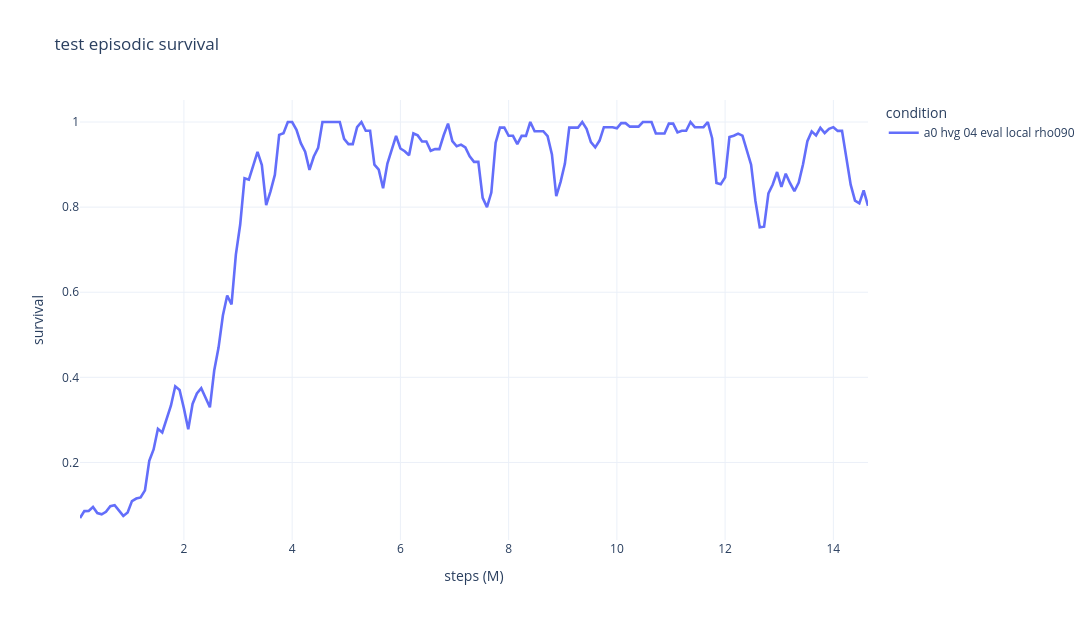
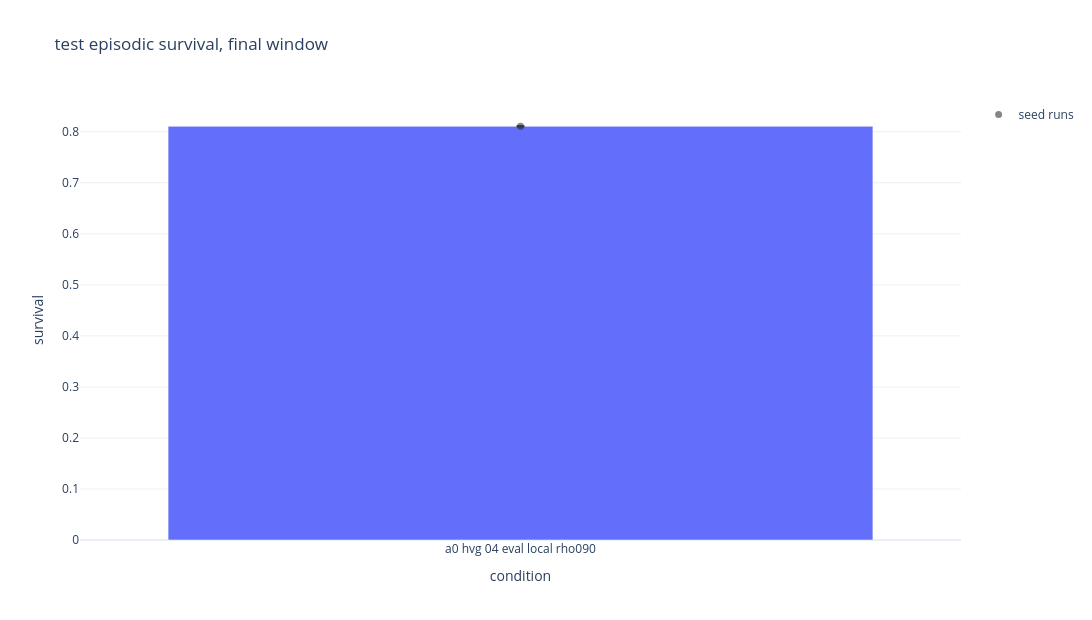
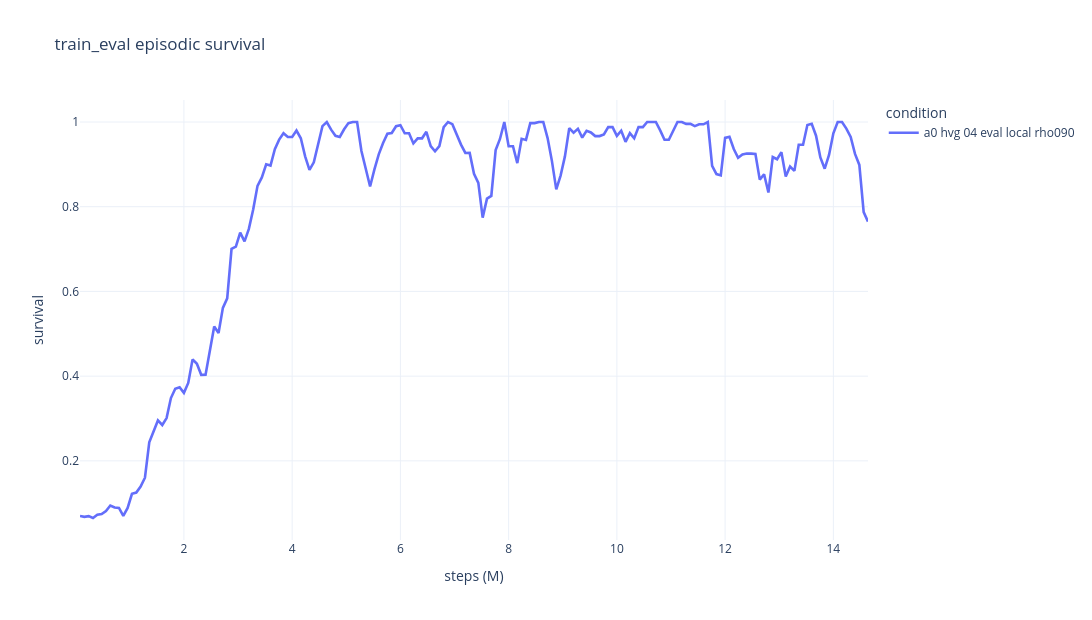
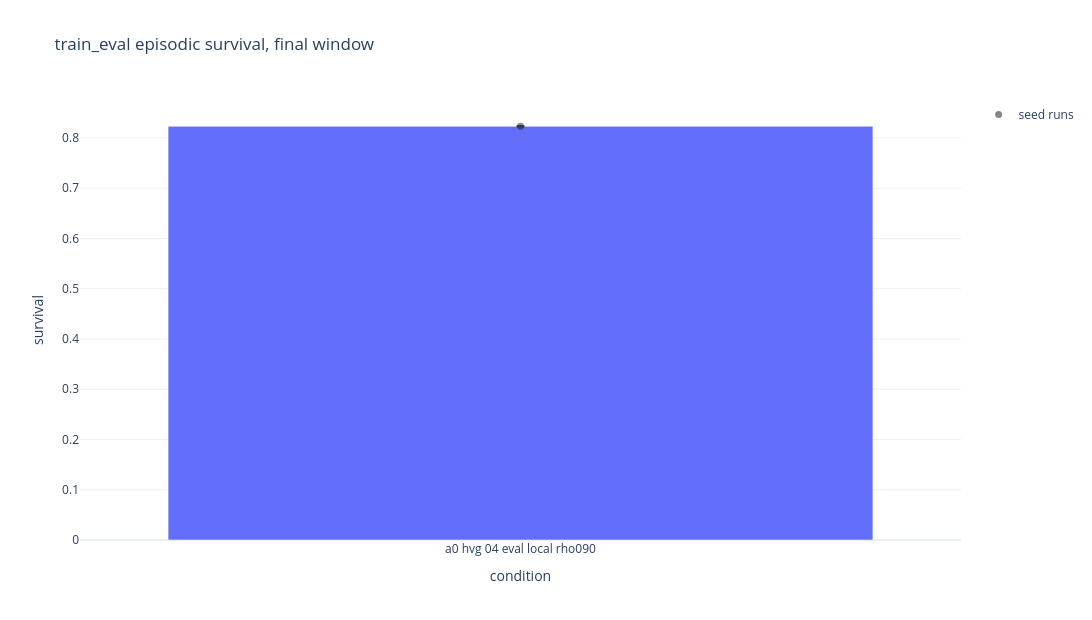

These figures' notebook cell, in order:
### Markdown cell above
## Survival Curves

### Code cell
survival_finals = []
for split in ["test", "train_eval", "train"]:
    curve = cd.survival_curve(history_df, split=split, smooth=SMOOTH) if not history_df.empty else pd.DataFrame()
    final = _plot_and_final(
        curve,
        title=f"{split} episodic survival",
        y_title="survival",
        save_name=f"{split}_survival",
    )
    if not final.empty:
        final["split"] = split
        survival_finals.append(final)

survival_final_df = pd.concat(survival_finals, ignore_index=True, sort=False) if survival_finals else pd.DataFrame()
_show(
    survival_final_df,
    columns=["split", "run_name", "condition", "seed", "final_value", "final_step_millions", "n_logged_points"],
    sort=["split", "condition_order", "seed"],
)

### Figure 1 — Plotly figure (JSON) as saved in the notebook; plotly's stock layout.template omitted (floating-point values rounded to 4 significant figures; data arrays with more than 128 entries replaced by an {"elided": "..."} marker saying what was removed)
{"data": [{"customdata": [[0, 1, [0], "unknown", "unknown"], [0, 1, [0], "unknown", "unknown"], [0, 1, [0], "unknown", "unknown"], [0, 1, [0], "unknown", "unknown"], [0, 1, [0], "unknown", "unknown"], [0, 1, [0], "unknown", "unknown"], [0, 1, [0], "unknown", "unknown"], [0, 1, [0], "unknown", "unknown"], [0, 1, [0], "unknown", "unknown"], [0, 1, [0], "unknown", "unknown"], [0, 1, [0], "unknown", "unknown"], [0, 1, [0], "unknown", "unknown"], [0, 1, [0], "unknown", "unknown"], [0, 1, [0], "unknown", "unknown"], [0, 1, [0], "unknown", "unknown"], [0, 1, [0], "unknown", "unknown"], [0, 1, [0], "unknown", "unknown"], [0, 1, [0], "unknown", "unknown"], [0, 1, [0], "unknown", "unknown"], [0, 1, [0], "unknown", "unknown"], [0, 1, [0], "unknown", "unknown"], [0, 1, [0], "unknown", "unknown"], [0, 1, [0], "unknown", "unknown"], [0, 1, [0], "unknown", "unknown"], [0, 1, [0], "unknown", "unknown"], [0, 1, [0], "unknown", "unknown"], [0, 1, [0], "unknown", "unknown"], [0, 1, [0], "unknown", "unknown"], [0, 1, [0], "unknown", "unknown"], [0, 1, [0], "unknown", "unknown"], [0, 1, [0], "unknown", "unknown"], [0, 1, [0], "unknown", "unknown"], [0, 1, [0], "unknown", "unknown"], [0, 1, [0], "unknown", "unknown"], [0, 1, [0], "unknown", "unknown"], [0, 1, [0], "unknown", "unknown"], [0, 1, [0], "unknown", "unknown"], [0, 1, [0], "unknown", "unknown"], [0, 1, [0], "unknown", "unknown"], [0, 1, [0], "unknown", "unknown"], [0, 1, [0], "unknown", "unknown"], [0, 1, [0], "unknown", "unknown"], [0, 1, [0], "unknown", "unknown"], [0, 1, [0], "unknown", "unknown"], [0, 1, [0], "unknown", "unknown"], [0, 1, [0], "unknown", "unknown"], [0, 1, [0], "unknown", "unknown"], [0, 1, [0], "unknown", "unknown"], [0, 1, [0], "unknown", "unknown"], [0, 1, [0], "unknown", "unknown"], [0, 1, [0], "unknown", "unknown"], [0, 1, [0], "unknown", "unknown"], [0, 1, [0], "unknown", "unknown"], [0, 1, [0], "unknown", "unknown"], [0, 1, [0], "unknown", "unknown"], [0, 1, [0], "unknown", "unknown"], [0, 1, [0], "unknown", "unknown"], [0, 1, [0], "unknown", "unknown"], [0, 1, [0], "unknown", "unknown"], [0, 1, [0], "unknown", "unknown"], [0, 1, [0], "unknown", "unknown"], [0, 1, [0], "unknown", "unknown"], [0, 1, [0], "unknown", "unknown"], [0, 1, [0], "unknown", "unknown"], [0, 1, [0], "unknown", "unknown"], [0, 1, [0], "unknown", "unknown"], [0, 1, [0], "unknown", "unknown"], [0, 1, [0], "unknown", "unknown"], [0, 1, [0], "unknown", "unknown"], [0, 1, [0], "unknown", "unknown"], [0, 1, [0], "unknown", "unknown"], [0, 1, [0], "unknown", "unknown"], [0, 1, [0], "unknown", "unknown"], [0, 1, [0], "unknown", "unknown"], [0, 1, [0], "unknown", "unknown"], [0, 1, [0], "unknown", "unknown"], [0, 1, [0], "unknown", "unknown"], [0, 1, [0], "unknown", "unknown"], [0, 1, [0], "unknown", "unknown"], [0, 1, [0], "unknown", "unknown"], [0, 1, [0], "unknown", "unknown"], [0, 1, [0], "unknown", "unknown"], [0, 1, [0], "unknown", "unknown"], [0, 1, [0], "unknown", "unknown"], [0, 1, [0], "unknown", "unknown"], [0, 1, [0], "unknown", "unknown"], [0, 1, [0], "unknown", "unknown"], [0, 1, [0], "unknown", "unknown"], [0, 1, [0], "unknown", "unknown"], [0, 1, [0], "unknown", "unknown"], [0, 1, [0], "unknown", "unknown"], [0, 1, [0], "unknown", "unknown"], [0, 1, [0], "unknown", "unknown"], [0, 1, [0], "unknown", "unknown"], [0, 1, [0], "unknown", "unknown"], [0, 1, [0], "unknown", "unknown"], [0, 1, [0], "unknown", "unknown"], [0, 1, [0], "unknown", "unknown"], [0, 1, [0], "unknown", "unknown"], [0, 1, [0], "unknown", "unknown"], [0, 1, [0], "unknown", "unknown"], [0, 1, [0], "unknown", "unknown"], [0, 1, [0], "unknown", "unknown"], [0, 1, [0], "unknown", "unknown"], [0, 1, [0], "unknown", "unknown"], [0, 1, [0], "unknown", "unknown"], [0, 1, [0], "unknown", "unknown"], [0, 1, [0], "unknown", "unknown"], [0, 1, [0], "unknown", "unknown"], [0, 1, [0], "unknown", "unknown"], [0, 1, [0], "unknown", "unknown"], [0, 1, [0], "unknown", "unknown"], [0, 1, [0], "unknown", "unknown"], [0, 1, [0], "unknown", "unknown"], [0, 1, [0], "unknown", "unknown"], [0, 1, [0], "unknown", "unknown"], [0, 1, [0], "unknown", "unknown"], [0, 1, [0], "unknown", "unknown"], [0, 1, [0], "unknown", "unknown"], [0, 1, [0], "unknown", "unknown"], [0, 1, [0], "unknown", "unknown"], [0, 1, [0], "unknown", "unknown"], [0, 1, [0], "unknown", "unknown"], [0, 1, [0], "unknown", "unknown"], [0, 1, [0], "unknown", "unknown"], [0, 1, [0], "unknown", "unknown"], [0, 1, [0], "unknown", "unknown"], [0, 1, [0], "unknown", "unknown"], [0, 1, [0], "unknown", "unknown"], [0, 1, [0], "unknown", "unknown"], [0, 1, [0], "unknown", "unknown"], [0, 1, [0], "unknown", "unknown"], [0, 1, [0], "unknown", "unknown"], [0, 1, [0], "unknown", "unknown"], [0, 1, [0], "unknown", "unknown"], [0, 1, [0], "unknown", "unknown"], [0, 1, [0], "unknown", "unknown"], [0, 1, [0], "unknown", "unknown"], [0, 1, [0], "unknown", "unknown"], [0, 1, [0], "unknown", "unknown"], [0, 1, [0], "unknown", "unknown"], [0, 1, [0], "unknown", "unknown"], [0, 1, [0], "unknown", "unknown"], [0, 1, [0], "unknown", "unknown"], [0, 1, [0], "unknown", "unknown"], [0, 1, [0], "unknown", "unknown"], [0, 1, [0], "unknown", "unknown"], [0, 1, [0], "unknown", "unknown"], [0, 1, [0], "unknown", "unknown"], [0, 1, [0], "unknown", "unknown"], [0, 1, [0], "unknown", "unknown"], [0, 1, [0], "unknown", "unknown"], [0, 1, [0], "unknown", "unknown"], [0, 1, [0], "unknown", "unknown"], [0, 1, [0], "unknown", "unknown"], [0, 1, [0], "unknown", "unknown"], [0, 1, [0], "unknown", "unknown"], [0, 1, [0], "unknown", "unknown"], [0, 1, [0], "unknown", "unknown"], [0, 1, [0], "unknown", "unknown"], [0, 1, [0], "unknown", "unknown"], [0, 1, [0], "unknown", "unknown"], [0, 1, [0], "unknown", "unknown"], [0, 1, [0], "unknown", "unknown"], [0, 1, [0], "unknown", "unknown"], [0, 1, [0], "unknown", "unknown"], [0, 1, [0], "unknown", "unknown"], [0, 1, [0], "unknown", "unknown"], [0, 1, [0], "unknown", "unknown"], [0, 1, [0], "unknown", "unknown"], [0, 1, [0], "unknown", "unknown"], [0, 1, [0], "unknown", "unknown"], [0, 1, [0], "unknown", "unknown"], [0, 1, [0], "unknown", "unknown"], [0, 1, [0], "unknown", "unknown"], [0, 1, [0], "unknown", "unknown"], [0, 1, [0], "unknown", "unknown"], [0, 1, [0], "unknown", "unknown"], [0, 1, [0], "unknown", "unknown"], [0, 1, [0], "unknown", "unknown"], [0, 1, [0], "unknown", "unknown"], [0, 1, [0], "unknown", "unknown"], [0, 1, [0], "unknown", "unknown"]], "hovertemplate": "condition=a0 hvg 04 eval local rho090<br>steps (M)=%{x}<br>survival=%{y}<br>std=%{customdata[0]}<br>n_seeds=%{customdata[1]}<br>seeds=%{customdata[2]}<br>design=%{customdata[3]}<br>mechanism=%{customdata[4]}<extra></extra>", "legendgroup": "a0 hvg 04 eval local rho090", "line": {"color": "#636efa", "dash": "solid", "width": 2.6}, "marker": {"symbol": "circle"}, "mode": "lines", "name": "a0 hvg 04 eval local rho090", "orientation": "v", "showlegend": true, "type": "scatter", "x": {"elided": "183 float values"}, "xaxis": "x", "y": {"elided": "183 float values"}, "yaxis": "y"}], "layout": {"height": 620, "hovermode": "x unified", "legend": {"title": {"text": "condition"}, "tracegroupgap": 0}, "title": {"text": "test episodic survival"}, "width": 1450, "xaxis": {"anchor": "y", "domain": [0, 1], "title": {"text": "steps (M)"}}, "yaxis": {"anchor": "x", "domain": [0, 1], "title": {"text": "survival"}}}}

### Figure 2 — Plotly figure (JSON) as saved in the notebook; plotly's stock layout.template omitted (floating-point values rounded to 4 significant figures)
{"data": [{"alignmentgroup": "True", "customdata": [[0, 0.8106, 0.8106, 1, [0], ["a0_hvg_04_eval_local_rho090_s0"]]], "error_y": {"array": [0.0]}, "hovertemplate": "condition=%{x}<br>survival=%{y}<br>std=%{customdata[0]}<br>min=%{customdata[1]}<br>max=%{customdata[2]}<br>n_seeds=%{customdata[3]}<br>seeds=%{customdata[4]}<br>runs=%{customdata[5]}<extra></extra>", "legendgroup": "", "marker": {"color": "#636efa", "pattern": {"shape": ""}}, "name": "", "offsetgroup": "", "orientation": "v", "showlegend": false, "textposition": "auto", "type": "bar", "x": ["a0 hvg 04 eval local rho090"], "xaxis": "x", "y": [0.8106], "yaxis": "y"}, {"customdata": [["a0_hvg_04_eval_local_rho090_s0", "0.0"]], "hovertemplate": "run=%{customdata[0]}<br>seed=%{customdata[1]}<br>value=%{y:.4f}<extra></extra>", "marker": {"color": "rgba(35,35,35,0.55)", "size": 7}, "mode": "markers", "name": "seed runs", "showlegend": true, "type": "scatter", "x": ["a0 hvg 04 eval local rho090"], "y": [0.8106]}], "layout": {"barmode": "group", "height": 620, "legend": {"tracegroupgap": 0}, "title": {"text": "test episodic survival, final window"}, "width": 1450, "xaxis": {"anchor": "y", "categoryarray": ["a0 hvg 04 eval local rho090"], "categoryorder": "array", "domain": [0, 1], "title": {"text": "condition"}}, "yaxis": {"anchor": "x", "domain": [0, 1], "title": {"text": "survival"}}}}

### Figure 3 — Plotly figure (JSON) as saved in the notebook; plotly's stock layout.template omitted (floating-point values rounded to 4 significant figures; data arrays with more than 128 entries replaced by an {"elided": "..."} marker saying what was removed)
{"data": [{"customdata": [[0, 1, [0], "unknown", "unknown"], [0, 1, [0], "unknown", "unknown"], [0, 1, [0], "unknown", "unknown"], [0, 1, [0], "unknown", "unknown"], [0, 1, [0], "unknown", "unknown"], [0, 1, [0], "unknown", "unknown"], [0, 1, [0], "unknown", "unknown"], [0, 1, [0], "unknown", "unknown"], [0, 1, [0], "unknown", "unknown"], [0, 1, [0], "unknown", "unknown"], [0, 1, [0], "unknown", "unknown"], [0, 1, [0], "unknown", "unknown"], [0, 1, [0], "unknown", "unknown"], [0, 1, [0], "unknown", "unknown"], [0, 1, [0], "unknown", "unknown"], [0, 1, [0], "unknown", "unknown"], [0, 1, [0], "unknown", "unknown"], [0, 1, [0], "unknown", "unknown"], [0, 1, [0], "unknown", "unknown"], [0, 1, [0], "unknown", "unknown"], [0, 1, [0], "unknown", "unknown"], [0, 1, [0], "unknown", "unknown"], [0, 1, [0], "unknown", "unknown"], [0, 1, [0], "unknown", "unknown"], [0, 1, [0], "unknown", "unknown"], [0, 1, [0], "unknown", "unknown"], [0, 1, [0], "unknown", "unknown"], [0, 1, [0], "unknown", "unknown"], [0, 1, [0], "unknown", "unknown"], [0, 1, [0], "unknown", "unknown"], [0, 1, [0], "unknown", "unknown"], [0, 1, [0], "unknown", "unknown"], [0, 1, [0], "unknown", "unknown"], [0, 1, [0], "unknown", "unknown"], [0, 1, [0], "unknown", "unknown"], [0, 1, [0], "unknown", "unknown"], [0, 1, [0], "unknown", "unknown"], [0, 1, [0], "unknown", "unknown"], [0, 1, [0], "unknown", "unknown"], [0, 1, [0], "unknown", "unknown"], [0, 1, [0], "unknown", "unknown"], [0, 1, [0], "unknown", "unknown"], [0, 1, [0], "unknown", "unknown"], [0, 1, [0], "unknown", "unknown"], [0, 1, [0], "unknown", "unknown"], [0, 1, [0], "unknown", "unknown"], [0, 1, [0], "unknown", "unknown"], [0, 1, [0], "unknown", "unknown"], [0, 1, [0], "unknown", "unknown"], [0, 1, [0], "unknown", "unknown"], [0, 1, [0], "unknown", "unknown"], [0, 1, [0], "unknown", "unknown"], [0, 1, [0], "unknown", "unknown"], [0, 1, [0], "unknown", "unknown"], [0, 1, [0], "unknown", "unknown"], [0, 1, [0], "unknown", "unknown"], [0, 1, [0], "unknown", "unknown"], [0, 1, [0], "unknown", "unknown"], [0, 1, [0], "unknown", "unknown"], [0, 1, [0], "unknown", "unknown"], [0, 1, [0], "unknown", "unknown"], [0, 1, [0], "unknown", "unknown"], [0, 1, [0], "unknown", "unknown"], [0, 1, [0], "unknown", "unknown"], [0, 1, [0], "unknown", "unknown"], [0, 1, [0], "unknown", "unknown"], [0, 1, [0], "unknown", "unknown"], [0, 1, [0], "unknown", "unknown"], [0, 1, [0], "unknown", "unknown"], [0, 1, [0], "unknown", "unknown"], [0, 1, [0], "unknown", "unknown"], [0, 1, [0], "unknown", "unknown"], [0, 1, [0], "unknown", "unknown"], [0, 1, [0], "unknown", "unknown"], [0, 1, [0], "unknown", "unknown"], [0, 1, [0], "unknown", "unknown"], [0, 1, [0], "unknown", "unknown"], [0, 1, [0], "unknown", "unknown"], [0, 1, [0], "unknown", "unknown"], [0, 1, [0], "unknown", "unknown"], [0, 1, [0], "unknown", "unknown"], [0, 1, [0], "unknown", "unknown"], [0, 1, [0], "unknown", "unknown"], [0, 1, [0], "unknown", "unknown"], [0, 1, [0], "unknown", "unknown"], [0, 1, [0], "unknown", "unknown"], [0, 1, [0], "unknown", "unknown"], [0, 1, [0], "unknown", "unknown"], [0, 1, [0], "unknown", "unknown"], [0, 1, [0], "unknown", "unknown"], [0, 1, [0], "unknown", "unknown"], [0, 1, [0], "unknown", "unknown"], [0, 1, [0], "unknown", "unknown"], [0, 1, [0], "unknown", "unknown"], [0, 1, [0], "unknown", "unknown"], [0, 1, [0], "unknown", "unknown"], [0, 1, [0], "unknown", "unknown"], [0, 1, [0], "unknown", "unknown"], [0, 1, [0], "unknown", "unknown"], [0, 1, [0], "unknown", "unknown"], [0, 1, [0], "unknown", "unknown"], [0, 1, [0], "unknown", "unknown"], [0, 1, [0], "unknown", "unknown"], [0, 1, [0], "unknown", "unknown"], [0, 1, [0], "unknown", "unknown"], [0, 1, [0], "unknown", "unknown"], [0, 1, [0], "unknown", "unknown"], [0, 1, [0], "unknown", "unknown"], [0, 1, [0], "unknown", "unknown"], [0, 1, [0], "unknown", "unknown"], [0, 1, [0], "unknown", "unknown"], [0, 1, [0], "unknown", "unknown"], [0, 1, [0], "unknown", "unknown"], [0, 1, [0], "unknown", "unknown"], [0, 1, [0], "unknown", "unknown"], [0, 1, [0], "unknown", "unknown"], [0, 1, [0], "unknown", "unknown"], [0, 1, [0], "unknown", "unknown"], [0, 1, [0], "unknown", "unknown"], [0, 1, [0], "unknown", "unknown"], [0, 1, [0], "unknown", "unknown"], [0, 1, [0], "unknown", "unknown"], [0, 1, [0], "unknown", "unknown"], [0, 1, [0], "unknown", "unknown"], [0, 1, [0], "unknown", "unknown"], [0, 1, [0], "unknown", "unknown"], [0, 1, [0], "unknown", "unknown"], [0, 1, [0], "unknown", "unknown"], [0, 1, [0], "unknown", "unknown"], [0, 1, [0], "unknown", "unknown"], [0, 1, [0], "unknown", "unknown"], [0, 1, [0], "unknown", "unknown"], [0, 1, [0], "unknown", "unknown"], [0, 1, [0], "unknown", "unknown"], [0, 1, [0], "unknown", "unknown"], [0, 1, [0], "unknown", "unknown"], [0, 1, [0], "unknown", "unknown"], [0, 1, [0], "unknown", "unknown"], [0, 1, [0], "unknown", "unknown"], [0, 1, [0], "unknown", "unknown"], [0, 1, [0], "unknown", "unknown"], [0, 1, [0], "unknown", "unknown"], [0, 1, [0], "unknown", "unknown"], [0, 1, [0], "unknown", "unknown"], [0, 1, [0], "unknown", "unknown"], [0, 1, [0], "unknown", "unknown"], [0, 1, [0], "unknown", "unknown"], [0, 1, [0], "unknown", "unknown"], [0, 1, [0], "unknown", "unknown"], [0, 1, [0], "unknown", "unknown"], [0, 1, [0], "unknown", "unknown"], [0, 1, [0], "unknown", "unknown"], [0, 1, [0], "unknown", "unknown"], [0, 1, [0], "unknown", "unknown"], [0, 1, [0], "unknown", "unknown"], [0, 1, [0], "unknown", "unknown"], [0, 1, [0], "unknown", "unknown"], [0, 1, [0], "unknown", "unknown"], [0, 1, [0], "unknown", "unknown"], [0, 1, [0], "unknown", "unknown"], [0, 1, [0], "unknown", "unknown"], [0, 1, [0], "unknown", "unknown"], [0, 1, [0], "unknown", "unknown"], [0, 1, [0], "unknown", "unknown"], [0, 1, [0], "unknown", "unknown"], [0, 1, [0], "unknown", "unknown"], [0, 1, [0], "unknown", "unknown"], [0, 1, [0], "unknown", "unknown"], [0, 1, [0], "unknown", "unknown"], [0, 1, [0], "unknown", "unknown"], [0, 1, [0], "unknown", "unknown"], [0, 1, [0], "unknown", "unknown"], [0, 1, [0], "unknown", "unknown"], [0, 1, [0], "unknown", "unknown"], [0, 1, [0], "unknown", "unknown"], [0, 1, [0], "unknown", "unknown"], [0, 1, [0], "unknown", "unknown"], [0, 1, [0], "unknown", "unknown"], [0, 1, [0], "unknown", "unknown"], [0, 1, [0], "unknown", "unknown"], [0, 1, [0], "unknown", "unknown"], [0, 1, [0], "unknown", "unknown"], [0, 1, [0], "unknown", "unknown"]], "hovertemplate": "condition=a0 hvg 04 eval local rho090<br>steps (M)=%{x}<br>survival=%{y}<br>std=%{customdata[0]}<br>n_seeds=%{customdata[1]}<br>seeds=%{customdata[2]}<br>design=%{customdata[3]}<br>mechanism=%{customdata[4]}<extra></extra>", "legendgroup": "a0 hvg 04 eval local rho090", "line": {"color": "#636efa", "dash": "solid", "width": 2.6}, "marker": {"symbol": "circle"}, "mode": "lines", "name": "a0 hvg 04 eval local rho090", "orientation": "v", "showlegend": true, "type": "scatter", "x": {"elided": "183 float values"}, "xaxis": "x", "y": {"elided": "183 float values"}, "yaxis": "y"}], "layout": {"height": 620, "hovermode": "x unified", "legend": {"title": {"text": "condition"}, "tracegroupgap": 0}, "title": {"text": "train_eval episodic survival"}, "width": 1450, "xaxis": {"anchor": "y", "domain": [0, 1], "title": {"text": "steps (M)"}}, "yaxis": {"anchor": "x", "domain": [0, 1], "title": {"text": "survival"}}}}

### Figure 4 — Plotly figure (JSON) as saved in the notebook; plotly's stock layout.template omitted (floating-point values rounded to 4 significant figures)
{"data": [{"alignmentgroup": "True", "customdata": [[0, 0.8231, 0.8231, 1, [0], ["a0_hvg_04_eval_local_rho090_s0"]]], "error_y": {"array": [0.0]}, "hovertemplate": "condition=%{x}<br>survival=%{y}<br>std=%{customdata[0]}<br>min=%{customdata[1]}<br>max=%{customdata[2]}<br>n_seeds=%{customdata[3]}<br>seeds=%{customdata[4]}<br>runs=%{customdata[5]}<extra></extra>", "legendgroup": "", "marker": {"color": "#636efa", "pattern": {"shape": ""}}, "name": "", "offsetgroup": "", "orientation": "v", "showlegend": false, "textposition": "auto", "type": "bar", "x": ["a0 hvg 04 eval local rho090"], "xaxis": "x", "y": [0.8231], "yaxis": "y"}, {"customdata": [["a0_hvg_04_eval_local_rho090_s0", "0.0"]], "hovertemplate": "run=%{customdata[0]}<br>seed=%{customdata[1]}<br>value=%{y:.4f}<extra></extra>", "marker": {"color": "rgba(35,35,35,0.55)", "size": 7}, "mode": "markers", "name": "seed runs", "showlegend": true, "type": "scatter", "x": ["a0 hvg 04 eval local rho090"], "y": [0.8231]}], "layout": {"barmode": "group", "height": 620, "legend": {"tracegroupgap": 0}, "title": {"text": "train_eval episodic survival, final window"}, "width": 1450, "xaxis": {"anchor": "y", "categoryarray": ["a0 hvg 04 eval local rho090"], "categoryorder": "array", "domain": [0, 1], "title": {"text": "condition"}}, "yaxis": {"anchor": "x", "domain": [0, 1], "title": {"text": "survival"}}}}
